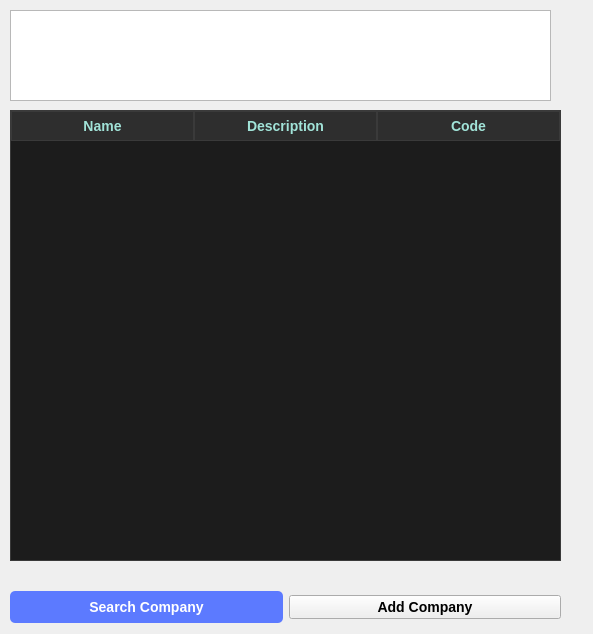
<?xml version="1.0" encoding="UTF-8"?>
<ui version="4.0">
 <class>company</class>
 <widget class="QWidget" name="company">
  <property name="geometry">
   <rect>
    <x>0</x>
    <y>0</y>
    <width>593</width>
    <height>634</height>
   </rect>
  </property>
  <property name="windowTitle">
   <string>Form</string>
  </property>
  <widget class="QTableWidget" name="companyTable">
   <property name="geometry">
    <rect>
     <x>10</x>
     <y>110</y>
     <width>551</width>
     <height>451</height>
    </rect>
   </property>
   <property name="sizePolicy">
    <sizepolicy hsizetype="Expanding" vsizetype="Expanding">
     <horstretch>0</horstretch>
     <verstretch>0</verstretch>
    </sizepolicy>
   </property>
   <property name="cursor" stdset="0">
    <cursorShape>PointingHandCursor</cursorShape>
   </property>
   <property name="tabletTracking">
    <bool>false</bool>
   </property>
   <property name="layoutDirection">
    <enum>Qt::LeftToRight</enum>
   </property>
   <property name="styleSheet">
    <string notr="true">/* QTableWidget Styling */
QTableWidget {
    background-color: #1C1C1C;
    color: #E0E0E0;
    gridline-color: #3A3A3A;
    selection-background-color: #3B945E; /* Color de selección de fila */
    selection-color: #FFFFFF;
    font-size: 14px;
    border: 1px solid #3A3A3A;
}

QTableWidget::item {
    padding: 8px;
}

QHeaderView::section {
    background-color: #2E2E2E;
    color: #A1E3D8;
    font-weight: bold;
    font-size: 14px;
    border: 1px solid #3A3A3A;
    padding: 4px;
}

QTableCornerButton::section {
    background-color: #2E2E2E;
    border: 1px solid #3A3A3A;
}

/* QDialog (Product Details Window) Styling */
QDialog {
    background-color: #252525;
    color: #D1D5DB;
}

QLabel {
    color: #A1E3D8;
    font-size: 14px;
}

QPushButton {
    background-color: #3B945E;
    color: #FFFFFF;
    border: none;
    padding: 6px 12px;
    font-size: 14px;
    border-radius: 5px;
}

QPushButton:hover {
    background-color: #4CC9B0;
}

QPushButton:pressed {
    background-color: #3A7D58;
}
</string>
   </property>
   <property name="editTriggers">
    <set>QAbstractItemView::NoEditTriggers</set>
   </property>
   <property name="selectionMode">
    <enum>QAbstractItemView::SingleSelection</enum>
   </property>
   <property name="selectionBehavior">
    <enum>QAbstractItemView::SelectRows</enum>
   </property>
   <attribute name="horizontalHeaderDefaultSectionSize">
    <number>183</number>
   </attribute>
   <attribute name="horizontalHeaderMinimumSectionSize">
    <number>39</number>
   </attribute>
   <attribute name="verticalHeaderDefaultSectionSize">
    <number>30</number>
   </attribute>
   <attribute name="verticalHeaderMinimumSectionSize">
    <number>25</number>
   </attribute>
   <attribute name="verticalHeaderShowSortIndicator" stdset="0">
    <bool>false</bool>
   </attribute>
   <column>
    <property name="text">
     <string>Name</string>
    </property>
   </column>
   <column>
    <property name="text">
     <string>Description</string>
    </property>
   </column>
   <column>
    <property name="text">
     <string>Code</string>
    </property>
   </column>
  </widget>
  <widget class="QTextBrowser" name="companyTitle">
   <property name="geometry">
    <rect>
     <x>10</x>
     <y>10</y>
     <width>541</width>
     <height>91</height>
    </rect>
   </property>
   <property name="html">
    <string>&lt;!DOCTYPE HTML PUBLIC &quot;-//W3C//DTD HTML 4.0//EN&quot; &quot;http://www.w3.org/TR/REC-html40/strict.dtd&quot;&gt;
&lt;html&gt;&lt;head&gt;&lt;meta name=&quot;qrichtext&quot; content=&quot;1&quot; /&gt;&lt;style type=&quot;text/css&quot;&gt;
p, li { white-space: pre-wrap; }
&lt;/style&gt;&lt;/head&gt;&lt;body style=&quot; font-family:'MS Shell Dlg 2'; font-size:8.25pt; font-weight:400; font-style:normal;&quot;&gt;
&lt;p align=&quot;center&quot; style=&quot; margin-top:0px; margin-bottom:0px; margin-left:0px; margin-right:0px; -qt-block-indent:0; text-indent:0px;&quot;&gt;&lt;span style=&quot; font-size:36pt; font-weight:600; color:#ffffff;&quot;&gt;Companies&lt;/span&gt;&lt;/p&gt;&lt;/body&gt;&lt;/html&gt;</string>
   </property>
  </widget>
  <widget class="QWidget" name="buttonsCompany" native="true">
   <property name="geometry">
    <rect>
     <x>10</x>
     <y>580</y>
     <width>551</width>
     <height>55</height>
    </rect>
   </property>
   <layout class="QHBoxLayout" name="horizontalLayout_3">
    <item>
     <widget class="QPushButton" name="searchCompany">
      <property name="cursor">
       <cursorShape>PointingHandCursor</cursorShape>
      </property>
      <property name="styleSheet">
       <string notr="true">QPushButton {
    font-weight: bold;
    font-size: 14px;
    background-color: rgb(92, 122, 255);
    color: #FFFFFF;
    border-radius: 5px;
    padding: 8px 16px;
}


QPushButton:focus {
    background-color: rgb(72, 102, 230);
    filter: brightness(0.8); 
}

QPushButton:pressed {
    background-color: rgb(72, 102, 230); 
}

QPushButton:checked {
    background-color: rgb(72, 102, 230);
    color: #E0E0E0;
    border: 2px solid rgb(52, 82, 200); 
}


QPushButton:hover {
    background-color: rgb(102, 132, 255);
}

</string>
      </property>
      <property name="text">
       <string>Search Company</string>
      </property>
     </widget>
    </item>
    <item>
     <widget class="QPushButton" name="addCompany">
      <property name="cursor">
       <cursorShape>PointingHandCursor</cursorShape>
      </property>
      <property name="styleSheet">
       <string notr="true">font-weight:bold;
font-size: 14px</string>
      </property>
      <property name="text">
       <string>Add Company</string>
      </property>
     </widget>
    </item>
   </layout>
  </widget>
 </widget>
 <resources/>
 <connections/>
</ui>
